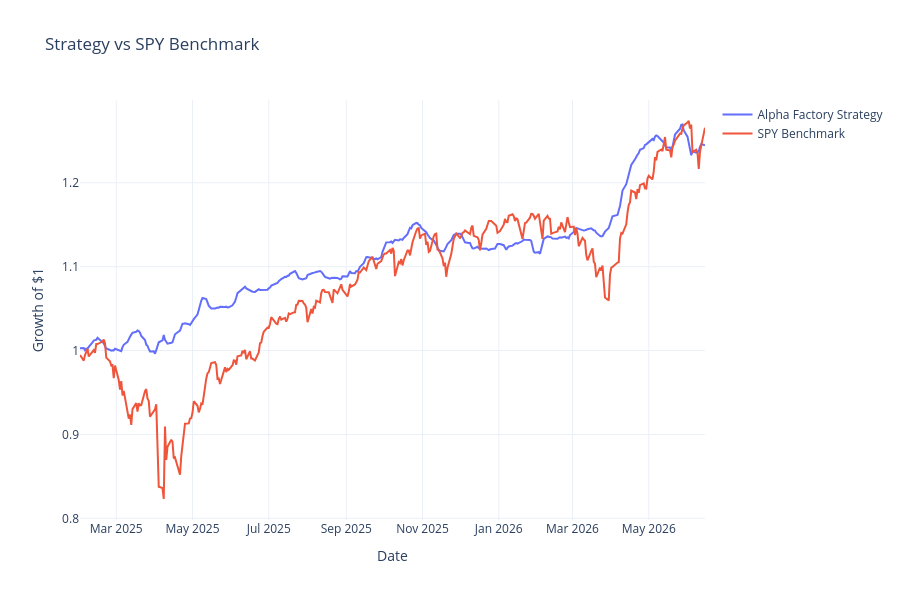

The notebook cell this image was saved under:
### Code cell
# ============================================================
# CELL 17: Strategy vs Benchmark
# ============================================================

benchmark_aligned = benchmark_returns.reindex(backtest.index).fillna(0)
benchmark_curve = (1 + benchmark_aligned).cumprod()

fig = go.Figure()

fig.add_trace(go.Scatter(
    x=backtest.index,
    y=backtest["equity_curve"],
    mode="lines",
    name="Alpha Factory Strategy"
))

fig.add_trace(go.Scatter(
    x=benchmark_curve.index,
    y=benchmark_curve,
    mode="lines",
    name="SPY Benchmark"
))

fig.update_layout(
    title="Strategy vs SPY Benchmark",
    xaxis_title="Date",
    yaxis_title="Growth of $1",
    template="plotly_white",
    height=600
)

fig.show()

### Figure 1 — Plotly figure (JSON) as saved in the notebook; plotly's stock layout.template omitted (floating-point values rounded to 4 significant figures; data arrays with more than 128 entries replaced by an {"elided": "..."} marker saying what was removed)
{"data": [{"mode": "lines", "name": "Alpha Factory Strategy", "type": "scatter", "x": {"elided": "344 str values"}, "y": {"elided": "344 float values"}}, {"mode": "lines", "name": "SPY Benchmark", "type": "scatter", "x": {"elided": "344 str values"}, "y": {"elided": "344 float values"}}], "layout": {"height": 600, "title": {"text": "Strategy vs SPY Benchmark"}, "xaxis": {"title": {"text": "Date"}}, "yaxis": {"title": {"text": "Growth of $1"}}}}
